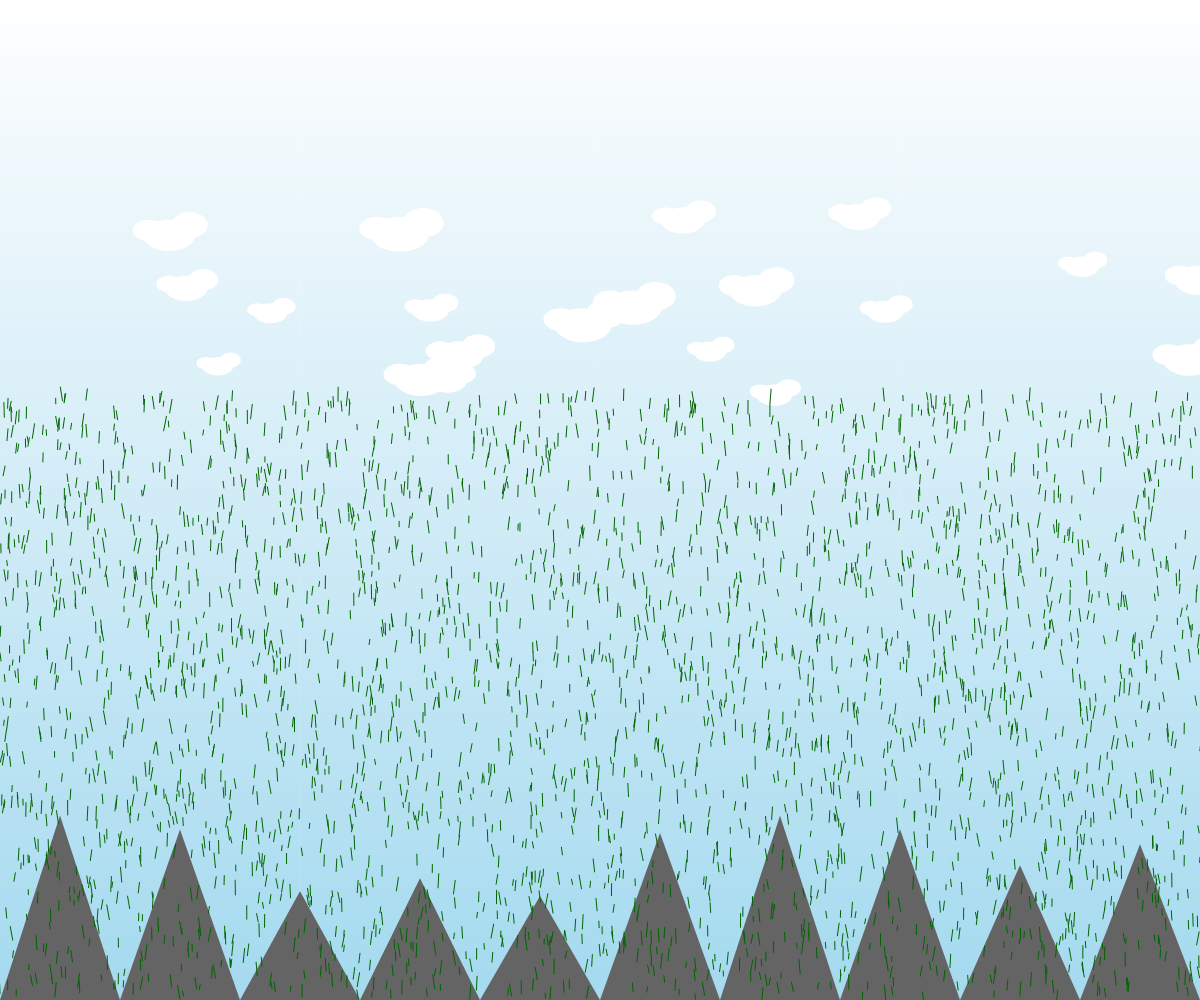
Frame 1 (no input)
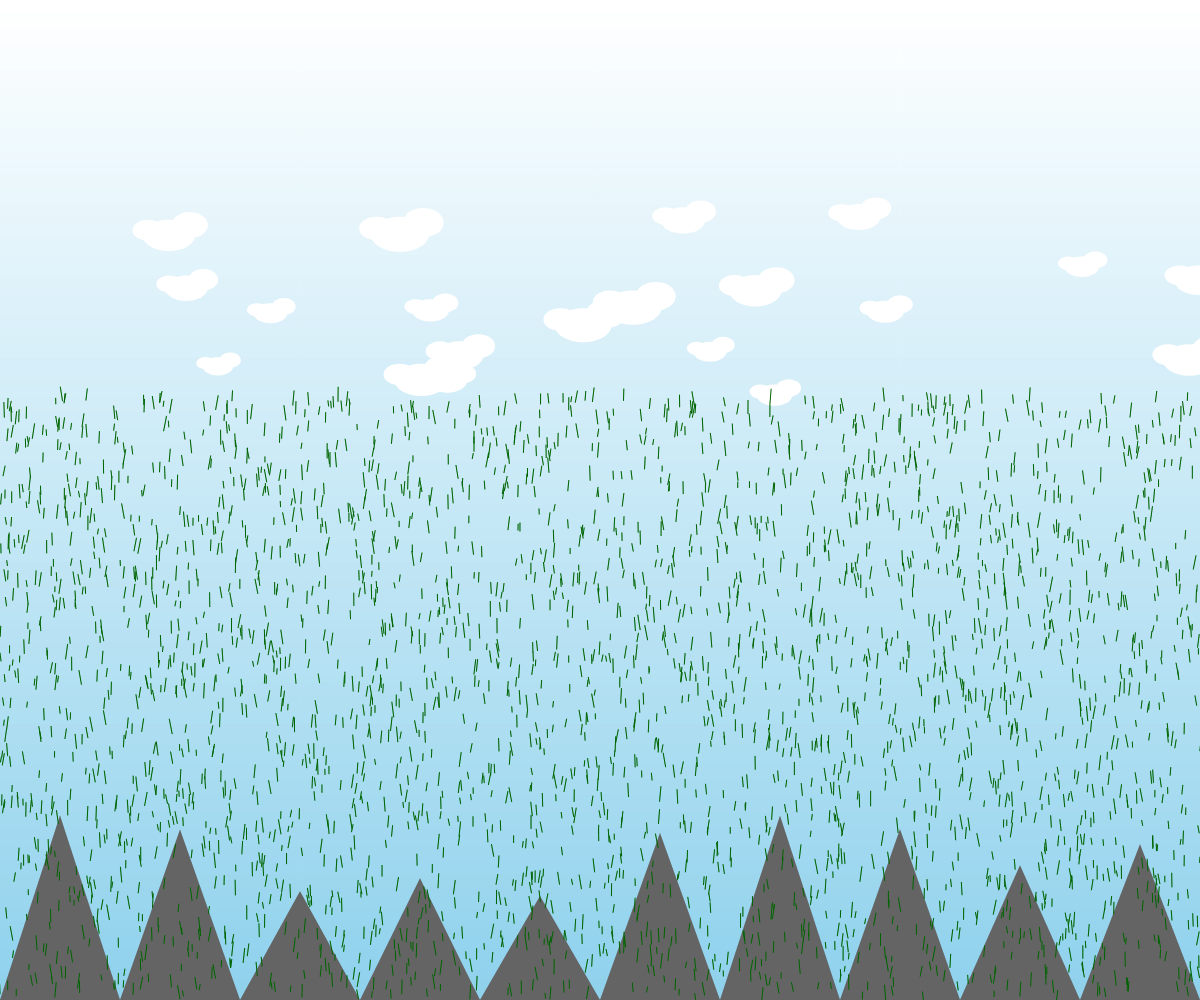
Frame 2 (the mouse pressed at the canvas centre, redrawn once)

The p5.js sketch that drew these frames (run headless with seeded random() and noise() and a simulated clock; the mouse was pressed at the canvas centre and the sketch redrawn once):

// p5.js sketch
// ── sketch.js
let grassParticles = [];
let mountains = [];
let clouds = [];

function setup() {
  createCanvas(windowWidth, windowHeight);
  
  // Generate grass particles
  for (let i = 0; i < 3000; i++) {
    grassParticles.push({
      x: random(width),
      y: random(height * 0.4, height),
      len: random(5, 15),
      angle: random(-0.2, 0.2),
      speed: random(0.1, 0.5)
    });
  }
  
  // Generate mountains
  for (let i = 0; i < 10; i++) {
    mountains.push({
      x: i * width / 10,
      h: random(100, 200),
      w: width / 10
    });
  }
  
  // Generate clouds
  for (let i = 0; i < 20; i++) {
    clouds.push({
      x: random(width),
      y: random(height * 0.2, height * 0.4),
      size: random(30, 60)
    });
  }
}

function draw() {
  // Sky gradient
  for (let y = 0; y < height; y++) {
    let inter = map(y, 0, height, 0, 1);
    let c = lerpColor(color(255, 255, 255), color(135, 206, 235), inter);
    stroke(c);
    line(0, y, width, y);
  }
  
  // Draw mountains
  noStroke();
  fill(100, 100, 100);
  for (let m of mountains) {
    triangle(m.x, height, m.x + m.w/2, height - m.h, m.x + m.w, height);
  }
  
  // Draw clouds
  fill(255);
  noStroke();
  for (let c of clouds) {
    ellipse(c.x, c.y, c.size, c.size * 0.6);
    ellipse(c.x + c.size * 0.4, c.y - c.size * 0.2, c.size * 0.7, c.size * 0.5);
    ellipse(c.x - c.size * 0.4, c.y - c.size * 0.1, c.size * 0.6, c.size * 0.4);
  }
  
  // Draw grass
  stroke(0, 100, 0);
  strokeWeight(1);
  for (let p of grassParticles) {
    let x = p.x;
    let y = p.y;
    let len = p.len;
    let angle = p.angle;
    
    line(x, y, x + sin(angle) * len, y - cos(angle) * len);
  }
  
  // Static scene - no animation
  noLoop();
}
